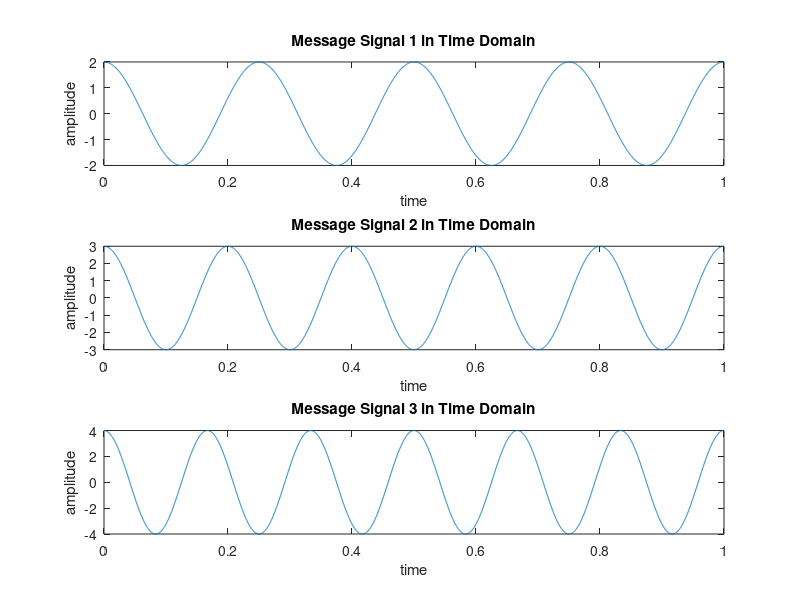
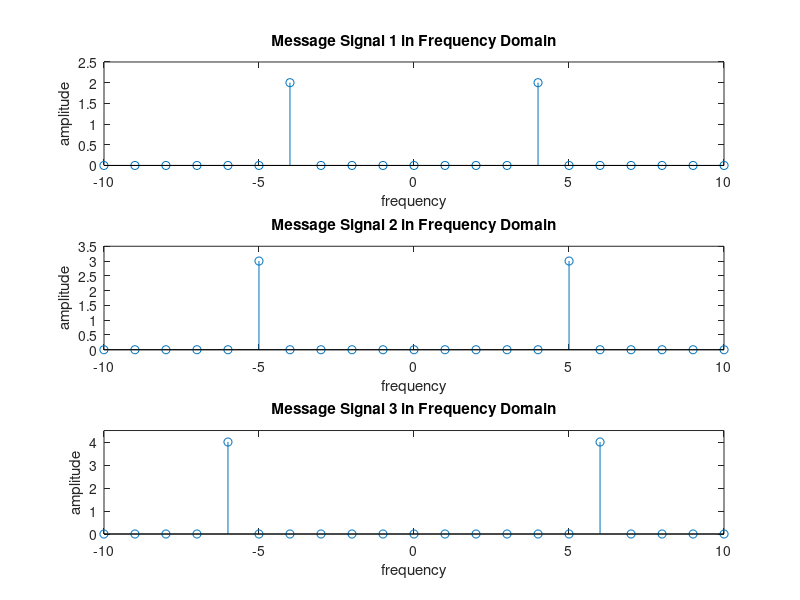
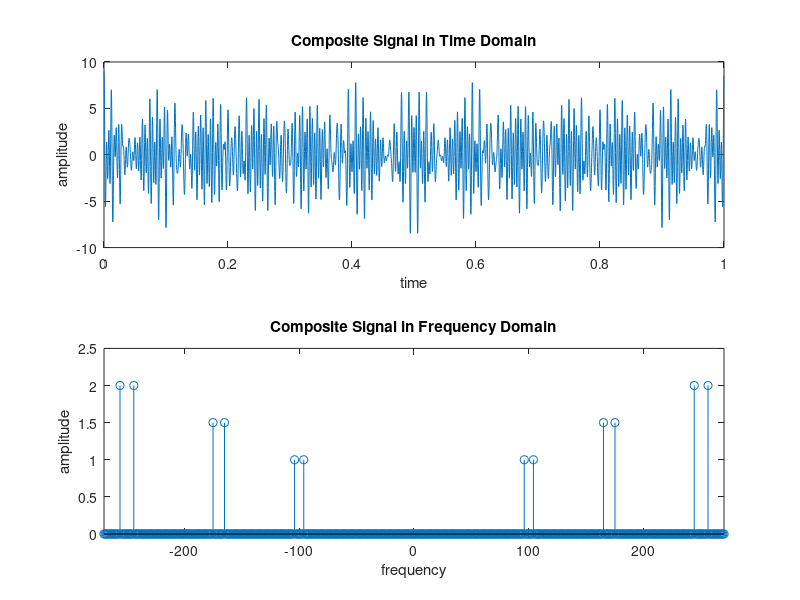
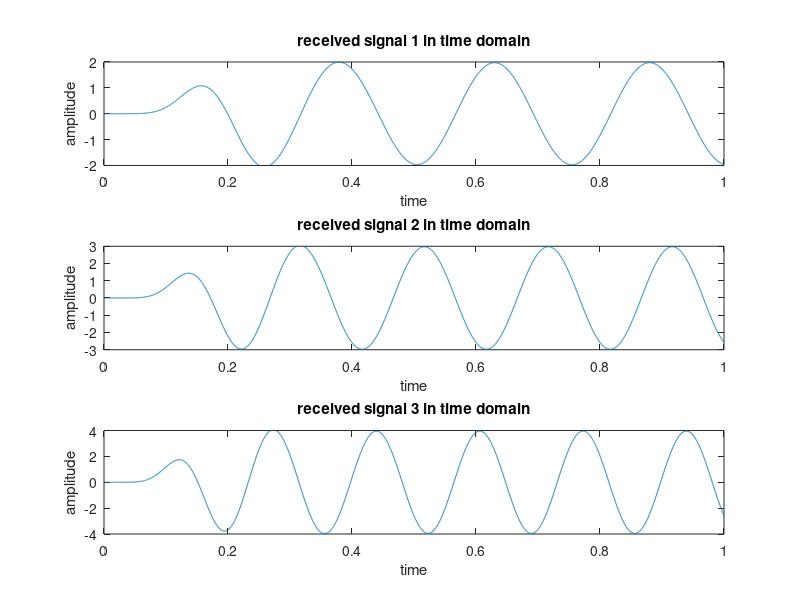

MATLAB code to generate these figures, in order:
%Lab 7
%Matlab Program for Frequency Division Multiplexing
clc
clear all
close all
%% Message Signal Generation
fs = 4001; %Sampling Frequency
t = 0:1/fs:1-1/fs; %Generating Time axis
Am1 = 2; %Amplitude of First Message Signal
fm1 = 4; %Frequency of First Message Signal
m1 = Am1*cos(2*pi*fm1*t); % First Message Signal
Am2 = 3; %Amplitude of Second Message Signal
fm2 = 5; %Frequency of Second Message Signal
m2 = Am2*cos(2*pi*fm2*t); % Second Message Signal
Am3 = 4; %Amplitude of Third Message Signal
fm3 = 6; %Frequency of Third Message Signal
m3 = Am3*cos(2*pi*fm3*t); % Third Message Signal
%%
%% Carrier Signal Generation
Cm1 = 1; %Amplitude of First Carrier Signal
fc1 = 100; %Frequency of First Carrier Signal
c1 = Cm1*cos(2*pi*fc1*t); % First Carrier Signal
Cm2 = 1; %Amplitude of Second Carrier Signal
fc2 = 170; %Frequency of Second Carrier Signal
c2 = Cm2*cos(2*pi*fc2*t); % Second Carrier Signal
Cm3 = 1; %Amplitude of Third Carrier Signal
fc3 = 250; %Frequency of Third Carrier Signal
c3 = Cm3*cos(2*pi*fc3*t); % Third Carrier Signal
%%
%% Composite Signal Generation
x = (m1).*c1+(m2).*c2+(m3).*c3;
%%%% Plotting the Signals in Time-Domain and Frequency-Domain
figure
subplot(3,1,1)
plot(t,m1)
xlabel('time')
ylabel('amplitude')
title('Message Signal 1 in Time Domain')
ylim([-Am1 Am1])
subplot(3,1,2)
plot(t,m2)
xlabel('time')
ylabel('amplitude')
title('Message Signal 2 in Time Domain')
ylim([-Am2 Am2])
subplot(3,1,3)
plot(t,m3)
xlabel('time')
ylabel('amplitude')
title('Message Signal 3 in Time Domain')
ylim([-Am3 Am3])
M1 = abs(fftshift(fft(m1)))/(fs/2); %Fourier Transformation of m1
M2 = abs(fftshift(fft(m2)))/(fs/2); %Fourier Transformation of m2
M3 = abs(fftshift(fft(m3)))/(fs/2); %Fourier Transformation of m3
X = abs(fftshift(fft(x)))/(fs/2); %Fourier Transformation of x (composite sig.)
f = fs/2*linspace(-1,1,fs);
figure
subplot(3,1,1)
%%plot(f,M1)
stem(f,M1)
xlabel('frequency')
ylabel('amplitude')
title('Message Signal 1 in Frequency Domain')
axis([-10 10 0 2.5])
subplot(3,1,2)
%%plot(f,M2)
stem(f,M2)
xlabel('frequency')
ylabel('amplitude')
title('Message Signal 2 in Frequency Domain')
axis([-10 10 0 3.5])
subplot(3,1,3)
%%plot(f,M3)
stem(f,M3)
xlabel('frequency')
ylabel('amplitude')
title('Message Signal 3 in Frequency Domain')
axis([-10 10 0 4.5])
figure
subplot(2,1,1)
plot(t,x)
xlabel('time')
ylabel('amplitude')
title('Composite Signal in Time Domain')
subplot(2,1,2)
stem(f,X)
xlabel('frequency')
ylabel('amplitude')
title('Composite Signal in Frequency Domain')
axis([-270 270 0 2.5])
%%
%% Passing the Composite Signal Through Bandpass Filter
[num1, den1] = butter(5, [(fc1-fm1-6)/(fs/2),(fc1+fm1+6)/(fs/2)]);
%Butterworth Filter Window Determining for Bandpass Filter
bpf1 = filter(num1,den1,x); %Filtering is done here
[num2, den2] = butter(5, [(fc2-fm2-6)/(fs/2),(fc2+fm2+6)/(fs/2)]);
%Butterworth Filter Window Determining for Bandpass Filter
bpf2 = filter(num2,den2,x); %Filtering is done here
[num3, den3] = butter(5, [(fc3-fm3-6)/(fs/2),(fc3+fm3+6)/(fs/2)]);
%Butterworth Filter Window Determining for Bandpass Filter
bpf3 = filter(num3,den3,x); %Filtering is done here
%%
%% Mixing
z1 = 2*bpf1.*c1;
z2 = 2*bpf2.*c2;
z3 = 2*bpf3.*c3;
%%
%% Passing the Mixed Signals Through Lowpass Filter
[num4, den4] = butter(5, (fm1+3)/(fs/2)); %Low pass filter is made here
rec1 = filter(num4,den4,z1); %Filtering is done here
[num5, den5] = butter(5, (fm2+3)/(fs/2)); %Low pass filter is made here
rec2 = filter(num5,den5,z2); %Filtering is done here
[num6, den6] = butter(5, (fm3+3)/(fs/2)); %Low pass filter is made here
rec3 = filter(num6,den6,z3); %Filtering is done here
%%
%% Plotting the Received Signals in Time-Domain and Frequency Domain
figure
subplot(3,1,1)
plot(t,rec1)
xlabel('time')
ylabel('amplitude')
title('received signal 1 in time domain')
ylim([-Am1 Am1])
subplot(3,1,2)
plot(t,rec2)
xlabel('time')
ylabel('amplitude')
title('received signal 2 in time domain')
ylim([-Am2 Am2])
subplot(3,1,3)
plot(t,rec3)
xlabel('time')
ylabel('amplitude')
title('received signal 3 in time domain')
ylim([-Am3 Am3])
R1 = abs(fftshift(fft(rec1)))/(fs/2); %Fourier Transformation is done here
R2 = abs(fftshift(fft(rec2)))/(fs/2); %Fourier Transformation is done here
R3 = abs(fftshift(fft(rec3)))/(fs/2); %Fourier Transformation is done here
figure
subplot(3,1,1)
stem(f,R1)
xlabel('frequnecy')
ylabel('amplitude')
title('received signal 1 in frequnecy domain')
xlim([-10 10])
subplot(3,1,2)
stem(f,R2)
xlabel('frequnecy')
ylabel('amplitude')
title('received signal 2 in frequnecy domain')
xlim([-10 10])
subplot(3,1,3)
stem(f,R3)
xlabel('frequnecy')
ylabel('amplitude')
title('received signal 3 in frequnecy domain')
xlim([-10 10])
%% End